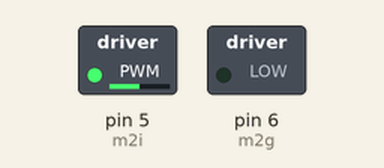
The sketch below on a simulated Arduino Uno, built with avr-gcc and run on an emulated ATmega328P. On the bench: switched loads named in the sketch (green lamp = pin HIGH).

Above: at 0.1 s.
Timing chart, 0 to 1.6 s (numbered marks = the images above):
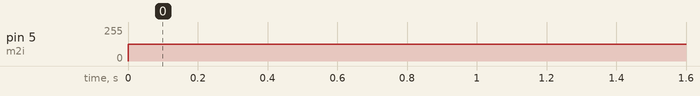

The sketch:

proje32.ino
```cpp
int m1i = 10;
int m1g = 9;
int m2i = 5;
int m2g = 6;

void setup()
{
}

void loop()
{
  motor2(50);

}

void motor1(int hiz){
  if(hiz>=0){
    hiz = map(hiz,0,100,0,255);
  	analogWrite(m1i,hiz);
    analogWrite(m1g,0);
  }
  else{
  	hiz = map(hiz*-1,0,100,0,255);
    analogWrite(m1i,0);
    analogWrite(m1g,hiz);
  }
}
void motor2(int hiz){
  if(hiz>=0){
    hiz = map(hiz,0,100,0,255);
  	analogWrite(m2i,hiz);
    analogWrite(m2g,0);
  }
  else{
  	hiz = map(hiz*-1,0,100,0,255);
    analogWrite(m2i,0);
    analogWrite(m2g,hiz);
  }
}
void motor1dur(int hiz){
  analogWrite(m1i,0);
  analogWrite(m1g,0);
}
void motor2dur(int hiz){
  analogWrite(m2i,0);
  analogWrite(m2g,0);
}
```

Measured:
- by itself, pin 5 (m2i): 0/255 → 127/255 at 0.00 s
